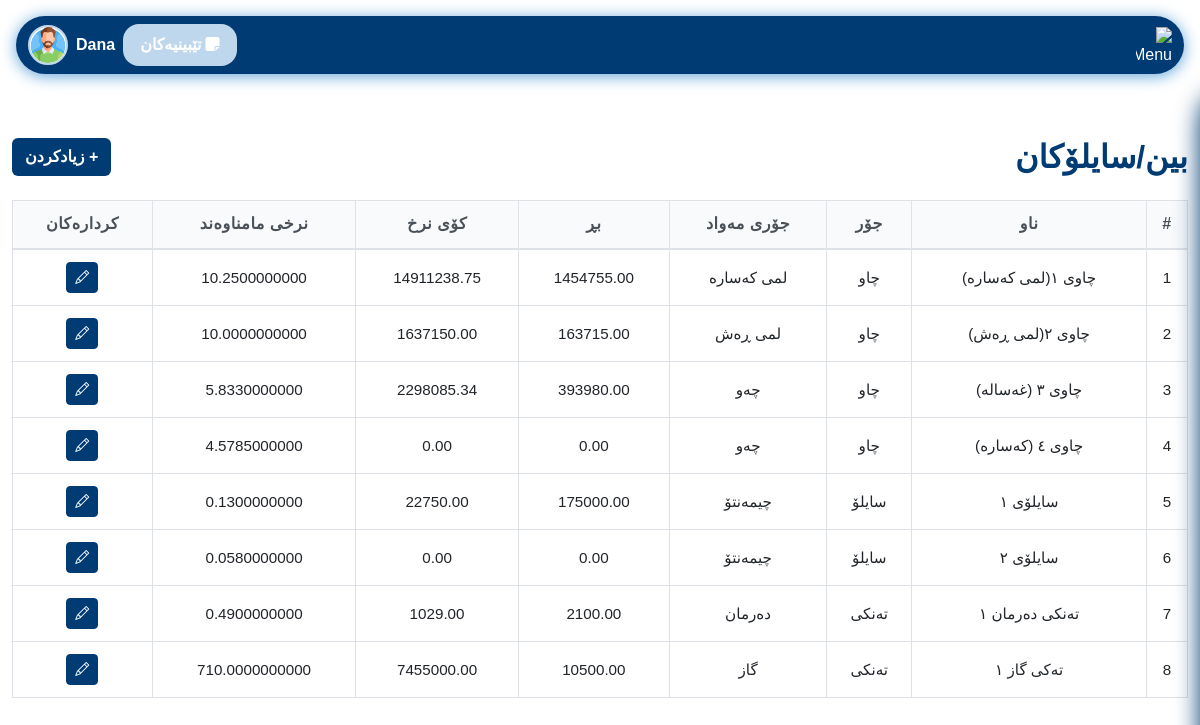
The app's page /pages/bins_silos.php (signed in), older data.
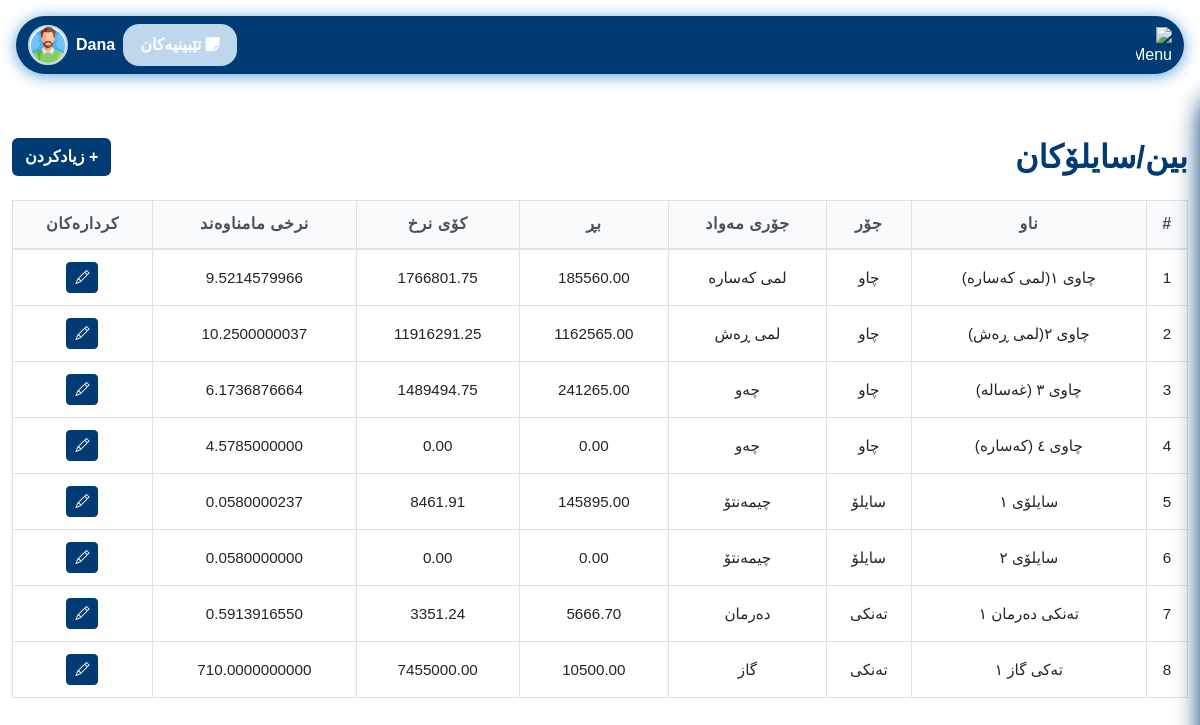
The same page, newer data.
### tables this page shows
CREATE TABLE `bins_silos` (
  `id` int NOT NULL AUTO_INCREMENT,
  `name` varchar(50) DEFAULT NULL,
  `type` enum('چاو','سایلۆ','تەنکی','عەمبار') DEFAULT NULL,
  `material_type` varchar(50) DEFAULT NULL,
  `amount` decimal(10,2) DEFAULT '0.00',
  `total_value` decimal(12,2) DEFAULT '0.00',
  `average_price` decimal(15,10) DEFAULT NULL,
  PRIMARY KEY (`id`)
);

### config/permissions.php (called while the page is built, shortened)
<?php
function hasPermission($perm) {
    global $pdo;
    $role = $_SESSION['role'];
    if ($role === 'admin') return true;
    $stmt = $pdo->prepare('SELECT COUNT(*) FROM role_permissions rp JOIN permissions p ON rp.permission_id = p.id WHERE rp.role = ? AND p.name = ?');
    $stmt->execute([$role, $perm]);
    $result = $stmt->fetchColumn();
    return $result > 0;
}

### pages/bins_silos.php (the view, shortened to what this page needs)
<?php
require_once '../config/db_conected.php';
require_once '../config/permissions.php';
$bins = $pdo->query("SELECT * FROM bins_silos")->fetchAll(PDO::FETCH_ASSOC);
?>
<!DOCTYPE html>
<html lang="ku">
<head>
    <link href="https://cdn.jsdelivr.net/npm/bootstrap@5.3.0/dist/css/bootstrap.rtl.min.css" rel="stylesheet">
    <link href="../assets/css/login.css" rel="stylesheet">
    <link href="../assets/css/variables.css" rel="stylesheet">
    <link href="../assets/css/nav.css" rel="stylesheet">
    <link href="../assets/css/comon/table.css" rel="stylesheet">
    <link href="../assets/css/comon/style.css" rel="stylesheet">
    <link href="../assets/css/comon/select2_design.css" rel="stylesheet">
    <link rel="stylesheet" href="https://cdn.jsdelivr.net/npm/select2-bootstrap-5-theme@1.3.0/dist/select2-bootstrap-5-theme.rtl.min.css" />
    <link rel="stylesheet" href="https://cdnjs.cloudflare.com/ajax/libs/font-awesome/6.4.2/css/all.min.css">
    <link href="../assets/css/kurdish-font.css" rel="stylesheet">
</head>
<body dir="rtl">
<?php include '../includes/navbar.php'; ?>
<div class="container-fluid py-5">
    <div class="d-flex justify-content-between align-items-center mb-4">
        <h2 class="mb-0" style="color: var(--seafoam-green); font-weight: bold;">بین/سایلۆکان</h2>
        <?php if (hasPermission('add_material')): ?>
        <button class="btn" data-bs-toggle="modal" data-bs-target="#addBinModal" style="background: var(--seafoam-green); color:white; font-weight: bold;">+ زیادکردن</button>
        <?php endif; ?>
    </div>
    <div class="table-responsive">
        <table class="table table-bordered table-hover align-middle text-center" id="binsTable">
            <thead style="background: var(--kelly-green); color: var(--seafoam-green);">
                <tr>
                    <th>#</th>
                    <th>ناو</th>
                    <th>جۆر</th>
                    <th>جۆری مەواد</th>
                    <th>بڕ</th>
                    <th>کۆی نرخ</th>
                    <th>نرخی مامناوەند</th>
                    <th>کردارەکان</th>
                </tr>
            </thead>
            <tbody>
                <?php if (count($bins) === 0): ?>
                <tr>
                    <td colspan="8">هیچ داتایەک نییە</td>
                </tr>
                <?php else: ?>
                    <?php foreach ($bins as $i => $bin): ?>
                    <tr>
                        <td><?= $i+1 ?></td>
                        <td><?= htmlspecialchars($bin['name']) ?></td>
                        <td><?= htmlspecialchars($bin['type']) ?></td>
                        <td><?= htmlspecialchars($bin['material_type']) ?></td>
                        <td><?= htmlspecialchars($bin['amount']) ?></td>
                        <td><?= htmlspecialchars($bin['total_value']) ?></td>
                        <td><?= htmlspecialchars($bin['average_price']) ?></td>
                        <td>
                            <?php if (hasPermission('edit_material')): ?>
                            <button class="btn btn-sm btn-primary edit-btn" data-id="<?= $bin['id'] ?>" data-name="<?= htmlspecialchars($bin['name']) ?>" data-type="<?= htmlspecialchars($bin['type']) ?>" data-material_type="<?= htmlspecialchars($bin['material_type']) ?>" data-amount="<?= htmlspecialchars($bin['amount']) ?>" data-total_value="<?= htmlspecialchars($bin['total_value']) ?>" data-average_price="<?= htmlspecialchars($bin['average_price']) ?>" aria-label="نوێکردنەوە"><i class="bi bi-pencil"></i></button>
                            <?php endif; ?>
                        </td>
                    </tr>
                    <?php endforeach; ?>
                <?php endif; ?>
            </tbody>
        </table>
    </div>
</div>
</body>
</html>

### includes/navbar.php (shortened to what this page needs)
<?php require_once '../config/permissions.php'; ?>
<link href="../assets/css/variables.css" rel="stylesheet">
<link rel="stylesheet" href="https://cdn.jsdelivr.net/npm/bootstrap-icons@1.13.1/font/bootstrap-icons.min.css">
<link rel="stylesheet" href="https://cdnjs.cloudflare.com/ajax/libs/font-awesome/6.4.2/css/all.min.css">
<link href="../assets/css/nav.css" rel="stylesheet">
<link href="../assets/css/sidebar.css" rel="stylesheet">
<nav class="navbar navbar-expand-lg sticky-top" style="background: var(--seafoam-green); border-radius: 2rem; box-shadow: 0 2px 16px 0 var(--spearmint, #94c973); margin: 1rem;">
  <div class="container-fluid d-flex align-items-center justify-content-between">
    <div class="d-flex align-items-center gap-3">
      <img src="../assets/images/menu.svg" alt="Menu" style="height: 36px; width: 36px; color: white;" />
    </div>
    <div class="flex-grow-1 d-flex justify-content-end align-items-center gap-2 position-relative" id="userDropdownContainer">
      <?php if (hasPermission('view_notes')): ?>
        <a href="../pages/notes.php" class="btn position-relative" style="background: var(--kelly-green); color:white; font-weight: bold; border-radius: 1rem; padding: 0.5rem 1rem;">
          <i class="fas fa-sticky-note me-1"></i>تێبینیەکان
        </a>
      <?php endif; ?>
      <span style="color: #fff; font-weight: bold; font-size: 1rem; cursor: pointer;" id="userDropdownToggle">
            <?php echo $_SESSION['username'] ?? 'User'; ?>
          </span>
      <img src="../assets/images/user.png" alt="User" style="width: 40px; height: 40px; border-radius: 50%; object-fit: cover; background: #fff; border: 2px solid var(--kelly-green); cursor: pointer;" id="userDropdownImg" />
    </div>
  </div>
</nav>

### assets/css/login.css (style rules this page uses)
body, input, button, label, h1, h2, h3, h4, h5, h6 { font-family: 'Rabar_021', sans-serif !important; }

### assets/css/variables.css (style rules this page uses)
:root { --lime-green: #0074b7; --kelly-green: #bfd7ed; --seafoam-green: #003b73; --spearmint: #60a3d9; --warning: #ffc107; }
.btn-primary { background-color: var(--seafoam-green) !important; border-color: var(--seafoam-green) !important; }

### assets/css/comon/table.css (style rules this page uses)
:root { --primary-blue: #3b82f6; --secondary-purple: #8b5cf6; --accent-orange: #f59e0b; --neutral-gray: #6b7280; --light-gray: #f8fafc; --ultra-light-gray: #f1f5f9; --white: #ffffff; --dark-text: #1e293b; --light-text: #64748b; --border-color: #e2e8f0; --shadow-light: rgba(15, 23, 42, 0.08); --shadow-medium: rgba(15, 23, 42, 0.12); --shadow-dark: rgba(15, 23, 42, 0.20); --border-radius: 12px; --border-radius-sm: 8px; --transition: all 0.2s cubic-bezier(0.4, 0, 0.2, 1); }
.table { width: 100%; border-collapse: collapse; font-family: 'Rabar_021', sans-serif; font-size: 0.95rem; line-height: 1.4; background: var(--white); }
.table thead { background: var(--light-gray); position: sticky; top: 0; z-index: 10; }
.table thead th { background-color: var(--light-gray); border-bottom: 2px solid #dee2e6; font-weight: 600; color: #495057; padding: 12px 8px; text-align: center; vertical-align: middle; font-size: 1rem; letter-spacing: 0.5px; position: relative; }
.table tbody tr { transition: var(--transition); border-bottom: 1px solid #dee2e6; }
.table tbody td { padding: 12px 8px; vertical-align: middle; border-bottom: 1px solid #dee2e6; }
.table td, .table th { padding: 12px 8px; text-align: center; vertical-align: middle; word-wrap: break-word; white-space: nowrap; overflow: hidden; text-overflow: ellipsis; }
.table-responsive { overflow-x: auto; -webkit-overflow-scrolling: touch; scrollbar-width: thin; scrollbar-color: var(--primary-green) var(--ultra-light-green); }

### assets/css/comon/style.css (style rules this page uses)
html { scrollbar-color: #003b73 #f1f1f1; scrollbar-width: thin; }

Row changes from the older to the newer data that the page shows:
changed bins_silos "چاوی ١(لمی کەسارە)": amount "1454755.00" → "185560.00"; total_value "14911238.75" → "1766801.75"; average_price "10.2500000000" → "9.5214579966"
changed bins_silos "چاوی ٢(لمی ڕەش)": amount "163715.00" → "1162565.00"; total_value "1637150.00" → "11916291.25"; average_price "10.0000000000" → "10.2500000037"
changed bins_silos "چاوی ٣ (غەسالە)": amount "393980.00" → "241265.00"; total_value "2298085.34" → "1489494.75"; average_price "5.8330000000" → "6.1736876664"
changed bins_silos "سایلۆی ١": amount "175000.00" → "145895.00"; total_value "22750.00" → "8461.91"; average_price "0.1300000000" → "0.0580000237"
changed bins_silos "تەنکی دەرمان ١": amount "2100.00" → "5666.70"; total_value "1029.00" → "3351.24"; average_price "0.4900000000" → "0.5913916550"
